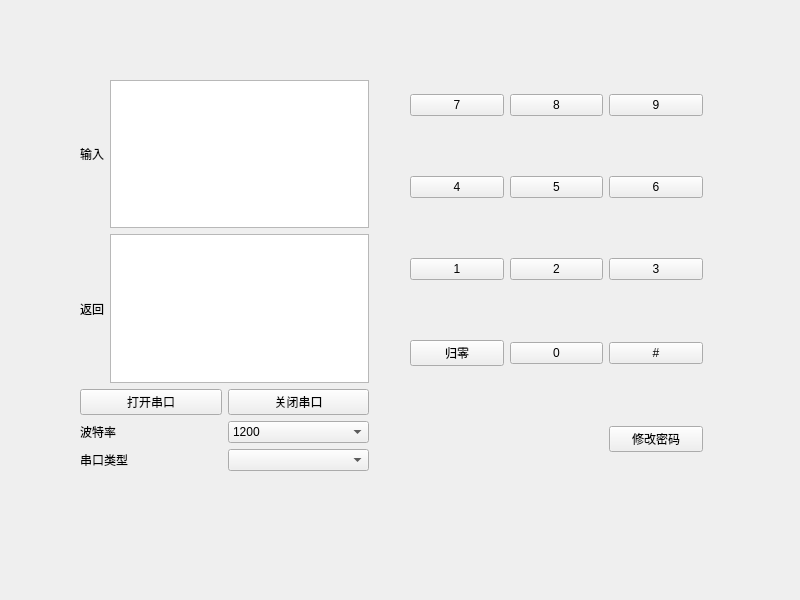
<?xml version="1.0" encoding="UTF-8"?>
<ui version="4.0">
 <class>Widget</class>
 <widget class="QWidget" name="Widget">
  <property name="geometry">
   <rect>
    <x>0</x>
    <y>0</y>
    <width>800</width>
    <height>600</height>
   </rect>
  </property>
  <property name="windowTitle">
   <string>Widget</string>
  </property>
  <widget class="QWidget" name="verticalLayoutWidget">
   <property name="geometry">
    <rect>
     <x>80</x>
     <y>80</y>
     <width>289</width>
     <height>391</height>
    </rect>
   </property>
   <layout class="QVBoxLayout" name="verticalLayout">
    <item>
     <layout class="QHBoxLayout" name="horizontalLayout">
      <item>
       <widget class="QLabel" name="label_2">
        <property name="text">
         <string>输入</string>
        </property>
       </widget>
      </item>
      <item>
       <widget class="QTextEdit" name="textsend"/>
      </item>
     </layout>
    </item>
    <item>
     <layout class="QHBoxLayout" name="horizontalLayout_3">
      <item>
       <widget class="QLabel" name="label_3">
        <property name="text">
         <string>返回</string>
        </property>
       </widget>
      </item>
      <item>
       <widget class="QTextEdit" name="textget"/>
      </item>
     </layout>
    </item>
    <item>
     <layout class="QHBoxLayout" name="horizontalLayout_4">
      <item>
       <widget class="QPushButton" name="openport">
        <property name="text">
         <string>打开串口</string>
        </property>
       </widget>
      </item>
      <item>
       <widget class="QPushButton" name="closeport">
        <property name="text">
         <string>关闭串口</string>
        </property>
       </widget>
      </item>
     </layout>
    </item>
    <item>
     <layout class="QHBoxLayout" name="horizontalLayout_2">
      <item>
       <widget class="QLabel" name="label">
        <property name="text">
         <string>波特率</string>
        </property>
       </widget>
      </item>
      <item>
       <widget class="QComboBox" name="baudrateBox">
        <item>
         <property name="text">
          <string>1200</string>
         </property>
        </item>
        <item>
         <property name="text">
          <string>2400</string>
         </property>
        </item>
        <item>
         <property name="text">
          <string>4800</string>
         </property>
        </item>
        <item>
         <property name="text">
          <string>9600</string>
         </property>
        </item>
       </widget>
      </item>
     </layout>
    </item>
    <item>
     <layout class="QHBoxLayout" name="horizontalLayout_5">
      <item>
       <widget class="QLabel" name="label_4">
        <property name="text">
         <string>串口类型</string>
        </property>
       </widget>
      </item>
      <item>
       <widget class="QComboBox" name="serialBox"/>
      </item>
     </layout>
    </item>
   </layout>
  </widget>
  <widget class="QWidget" name="gridLayoutWidget">
   <property name="geometry">
    <rect>
     <x>410</x>
     <y>40</y>
     <width>293</width>
     <height>471</height>
    </rect>
   </property>
   <layout class="QGridLayout" name="gridLayout">
    <property name="leftMargin">
     <number>0</number>
    </property>
    <property name="topMargin">
     <number>0</number>
    </property>
    <property name="rightMargin">
     <number>0</number>
    </property>
    <item row="1" column="1">
     <widget class="QPushButton" name="button5">
      <property name="text">
       <string>5</string>
      </property>
     </widget>
    </item>
    <item row="5" column="2">
     <widget class="QPushButton" name="buttonconfirm">
      <property name="text">
       <string>#</string>
      </property>
     </widget>
    </item>
    <item row="3" column="1">
     <widget class="QPushButton" name="button2">
      <property name="text">
       <string>2</string>
      </property>
     </widget>
    </item>
    <item row="5" column="0">
     <widget class="QPushButton" name="buttonreset">
      <property name="text">
       <string>归零</string>
      </property>
     </widget>
    </item>
    <item row="1" column="2">
     <widget class="QPushButton" name="button6">
      <property name="text">
       <string>6</string>
      </property>
     </widget>
    </item>
    <item row="0" column="0">
     <widget class="QPushButton" name="button7">
      <property name="text">
       <string>7</string>
      </property>
     </widget>
    </item>
    <item row="0" column="1">
     <widget class="QPushButton" name="button8">
      <property name="text">
       <string>8</string>
      </property>
     </widget>
    </item>
    <item row="1" column="0">
     <widget class="QPushButton" name="button4">
      <property name="text">
       <string>4</string>
      </property>
     </widget>
    </item>
    <item row="3" column="2">
     <widget class="QPushButton" name="button3">
      <property name="text">
       <string>3</string>
      </property>
     </widget>
    </item>
    <item row="0" column="2">
     <widget class="QPushButton" name="button9">
      <property name="text">
       <string>9</string>
      </property>
     </widget>
    </item>
    <item row="5" column="1">
     <widget class="QPushButton" name="button0">
      <property name="text">
       <string>0</string>
      </property>
     </widget>
    </item>
    <item row="3" column="0">
     <widget class="QPushButton" name="button1">
      <property name="text">
       <string>1</string>
      </property>
     </widget>
    </item>
    <item row="6" column="2">
     <widget class="QPushButton" name="newwords">
      <property name="text">
       <string>修改密码</string>
      </property>
     </widget>
    </item>
   </layout>
  </widget>
 </widget>
 <resources/>
 <connections/>
</ui>
